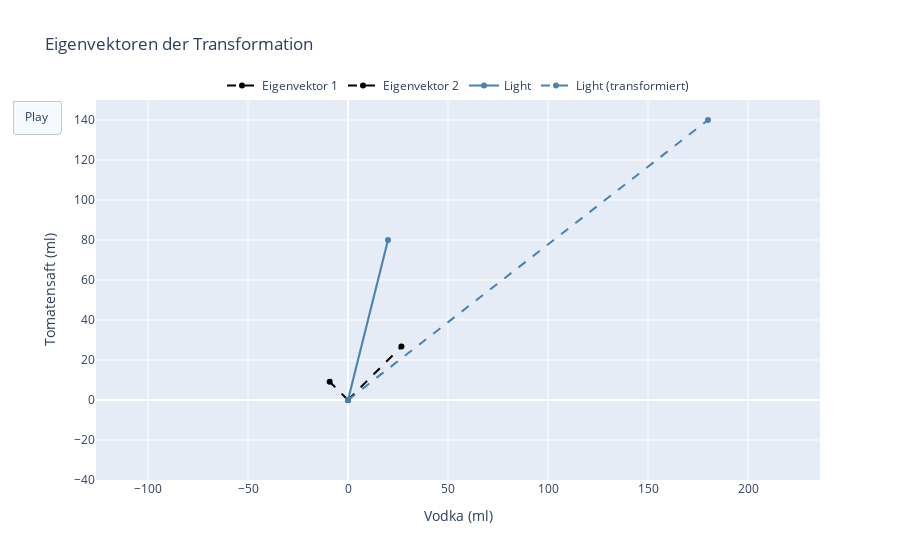

Write notebook code for a chart like this one.
### Code cell
ev1 = lambda1 * ev1 * 10
ev2 = lambda2 * ev2 * 10

# Plot the Eigenvectors

bm_light_tr_eigen = D @ bm_light

fig_eigen = go.Figure(data=[
                go.Scatter(x=[0, ev1[0]], y=[0, ev1[1]], mode='lines+markers', name='Eigenvektor 1', line=dict(color="black", width=2, dash="dash")),
                go.Scatter(x=[0, ev2[0]], y=[0, ev2[1]], mode='lines+markers', name='Eigenvektor 2', line=dict(color="black", width=2, dash="dash")),
                go.Scatter(x=[0, bm_light[0]], y=[0, bm_light[1]], mode='lines+markers', name='Light', line=dict(color="steelblue", width=2)),
                go.Scatter(x=[0, bm_light_tr_eigen[0]], y=[0, bm_light_tr_eigen[1]], mode='lines+markers', name='Light (transformiert)', line=dict(color="steelblue", width=2, dash="dash")),
                ])

fig_eigen.update_layout(
        title="Eigenvektoren der Transformation",
        xaxis_title="Vodka (ml)",
        yaxis_title="Tomatensaft (ml)",
        xaxis_range=[-40, 150],
        yaxis_range=[-40, 150],
        xaxis=dict(scaleanchor="y"),
        updatemenus=[dict(type="buttons",
                          buttons=[dict(args=[None, {"frame": {"duration": 20, "redraw": False},
                                                         "fromcurrent": True, "transition": {"duration": 10}}],
                                         label="Play",
                                         method="animate")])],
        legend=dict(
                orientation="h",  # Horizontal legend
                yanchor="bottom",  # Align the bottom of the legend
                y=1,             # Position above the plot (1.0 is the top of the plot)
                xanchor="center",  # Center the legend horizontally
                x=0.5              # Center position
        )
)

fig_eigen.show()

### Figure 1 — Plotly figure (JSON) as saved in the notebook; plotly's stock layout.template omitted (floating-point values rounded to 4 significant figures)
{"data": [{"line": {"color": "black", "dash": "dash", "width": 2}, "mode": "lines+markers", "name": "Eigenvektor 1", "type": "scatter", "x": [0, -9.167], "y": [0, 9.167]}, {"line": {"color": "black", "dash": "dash", "width": 2}, "mode": "lines+markers", "name": "Eigenvektor 2", "type": "scatter", "x": [0, 26.72], "y": [0, 26.72]}, {"line": {"color": "steelblue", "width": 2}, "mode": "lines+markers", "name": "Light", "type": "scatter", "x": [0, 20], "y": [0, 80]}, {"line": {"color": "steelblue", "dash": "dash", "width": 2}, "mode": "lines+markers", "name": "Light (transformiert)", "type": "scatter", "x": [0, 180], "y": [0, 140]}], "layout": {"legend": {"orientation": "h", "x": 0.5, "xanchor": "center", "y": 1, "yanchor": "bottom"}, "title": {"text": "Eigenvektoren der Transformation"}, "updatemenus": [{"buttons": [{"args": [null, {"frame": {"duration": 20, "redraw": false}, "fromcurrent": true, "transition": {"duration": 10}}], "label": "Play", "method": "animate"}], "type": "buttons"}], "xaxis": {"range": [-40, 150], "scaleanchor": "y", "title": {"text": "Vodka (ml)"}}, "yaxis": {"range": [-40, 150], "title": {"text": "Tomatensaft (ml)"}}}}
